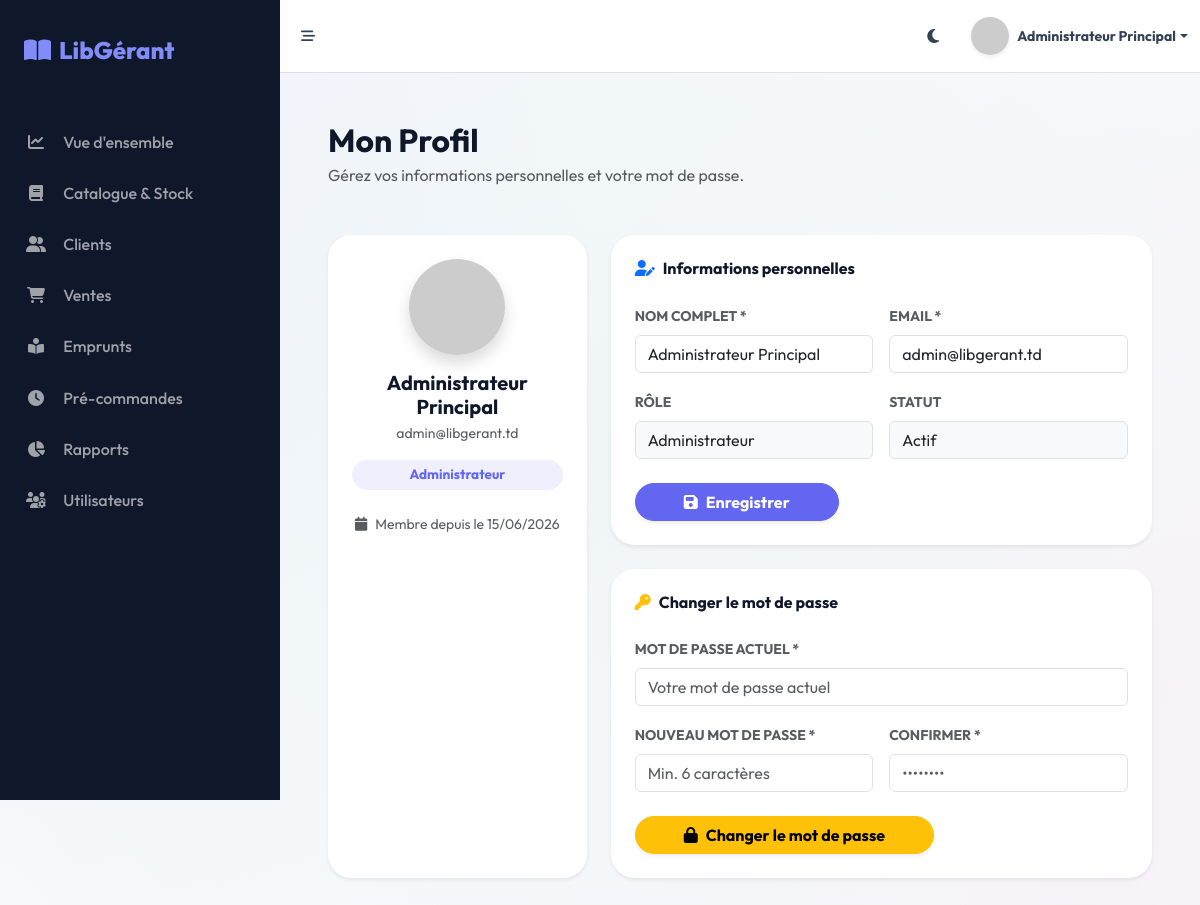
The app's page /pages/profil.php (signed in) with its own data.
### tables this page shows
CREATE TABLE IF NOT EXISTS `utilisateurs` (
  `id_utilisateur` INT AUTO_INCREMENT PRIMARY KEY,
  `nom_complet` VARCHAR(100) NOT NULL,
  `email` VARCHAR(100) NOT NULL UNIQUE,
  `mot_de_passe` VARCHAR(255) NOT NULL,
  `role` ENUM('admin', 'libraire', 'adherent') NOT NULL DEFAULT 'libraire',
  `statut` ENUM('actif', 'bloque') NOT NULL DEFAULT 'actif',
  `date_creation` TIMESTAMP DEFAULT CURRENT_TIMESTAMP
);

### pages/profil.php (the view, shortened to what this page needs)
<?php
require_once __DIR__ . '/../config/db.php';
$user_id = $_SESSION['user_id'];
$me = $pdo->prepare("SELECT * FROM utilisateurs WHERE id_utilisateur=:id");
$me->execute([':id' => $user_id]);
$user = $me->fetch();
$role_label = match($user['role']) {
    'admin'    => 'Administrateur',
    'libraire' => 'Libraire',
    default    => 'Adhérent',
};
require_once __DIR__ . '/../includes/head.php';
require_once __DIR__ . '/../includes/sidebar.php';
require_once __DIR__ . '/../includes/navbar.php';
?>
<div class="container-fluid py-5 px-lg-5">
    <div class="mb-5">
        <h1 class="h2 fw-bold mb-1" style="color:var(--text-heading)">Mon Profil</h1>
        <p class="text-muted mb-0">Gérez vos informations personnelles et votre mot de passe.</p>
    </div>
    <div class="row g-4">
        <div class="col-lg-4">
            <div class="card border-0 shadow-sm p-4 text-center h-100" style="border-radius:16px">
                <img src="https://ui-avatars.com/api/?name=<?= urlencode($user['nom_complet']) ?>&background=6366f1&color=fff&size=96"
                     class="rounded-circle shadow mx-auto mb-3" width="96" height="96" alt="Avatar">
                <h5 class="fw-bold mb-1" style="color:var(--text-heading)"><?= htmlspecialchars($user['nom_complet']) ?></h5>
                <p class="text-muted small mb-3"><?= htmlspecialchars($user['email']) ?></p>
                <span class="badge px-4 py-2 rounded-pill mb-2" style="background:rgba(99,102,241,.1);color:#6366f1;font-size:.85rem"><?= $role_label ?></span>
                <p class="text-muted small mt-3 mb-0"><i class="fas fa-calendar me-2"></i>Membre depuis le <?= date('d/m/Y', strtotime($user['date_creation'])) ?></p>
            </div>
        </div>
        <div class="col-lg-8">
            <div class="card border-0 shadow-sm p-4 mb-4" style="border-radius:16px">
                <h6 class="fw-bold mb-4" style="color:var(--text-heading)"><i class="fas fa-user-edit me-2 text-primary"></i>Informations personnelles</h6>
                <form method="POST" action="profil.php">
                    <div class="row g-3">
                        <div class="col-md-6">
                            <label class="form-label small fw-bold text-muted text-uppercase">Nom complet *</label>
                            <input type="text" name="nom_complet" class="form-control" value="<?= htmlspecialchars($user['nom_complet']) ?>" required>
                        </div>
                        <div class="col-md-6">
                            <label class="form-label small fw-bold text-muted text-uppercase">Email *</label>
                            <input type="email" name="email" class="form-control" value="<?= htmlspecialchars($user['email']) ?>" required>
                        </div>
                        <div class="col-md-6">
                            <label class="form-label small fw-bold text-muted text-uppercase">Rôle</label>
                            <input type="text" class="form-control bg-light" value="<?= $role_label ?>" disabled>
                        </div>
                        <div class="col-md-6">
                            <label class="form-label small fw-bold text-muted text-uppercase">Statut</label>
                            <input type="text" class="form-control bg-light" value="<?= ucfirst($user['statut']) ?>" disabled>
                        </div>
                    </div>
                    <div class="mt-4">
                        <button type="submit" class="btn btn-primary rounded-pill px-5 fw-bold shadow-sm">
                            <i class="fas fa-save me-2"></i>Enregistrer
                        </button>
                    </div>
                </form>
            </div>
            <div class="card border-0 shadow-sm p-4" style="border-radius:16px">
                <h6 class="fw-bold mb-4" style="color:var(--text-heading)"><i class="fas fa-key me-2 text-warning"></i>Changer le mot de passe</h6>
                <form method="POST" action="profil.php">
                    <div class="row g-3">
                        <div class="col-md-12">
                            <label class="form-label small fw-bold text-muted text-uppercase">Mot de passe actuel *</label>
                            <input type="password" name="ancien_mdp" class="form-control" required placeholder="Votre mot de passe actuel">
                        </div>
                        <div class="col-md-6">
                            <label class="form-label small fw-bold text-muted text-uppercase">Nouveau mot de passe *</label>
                            <input type="password" name="nouveau_mdp" id="newpw" class="form-control" required minlength="6" placeholder="Min. 6 caractères">
                        </div>
                        <div class="col-md-6">
                            <label class="form-label small fw-bold text-muted text-uppercase">Confirmer *</label>
                            <input type="password" name="confirm_mdp" id="confpw" class="form-control" required minlength="6" placeholder="••••••••">
                        </div>
                    </div>
                    <div class="mt-4">
                        <button type="submit" class="btn btn-warning rounded-pill px-5 fw-bold shadow-sm">
                            <i class="fas fa-lock me-2"></i>Changer le mot de passe
                        </button>
                    </div>
                </form>
            </div>
        </div>
    </div>
</div>
<?php
require_once __DIR__ . '/../includes/foot.php';
?>

### assets/css/style.css (style rules this page uses)
:root { --primary: #6366f1; --primary-light: #818cf8; --primary-dark: #4f46e5; --secondary: #ec4899; --accent: #10b981; --success: #22c55e; --warning: #f59e0b; --danger: #ef4444; --bg-body: #f8fafc; --bg-card: #ffffff; --bg-card-hover: #ffffff; --bg-glass: rgba(255,255,255,0.75); --bg-sidebar: #0f172a; --text-heading: #0f172a; --text-body: #334155; --text-muted: #64748b; --text-inverse: #f8fafc; --border-color: #e2e8f0; --border-glass: rgba(255,255,255,0.3); --shadow-sm: 0 1px 2px rgba(0,0,0,0.05); --shadow-md: 0 4px 6px -1px rgba(0,0,0,0.07), 0 2px 4px -2px rgba(0,0,0,0.05); --shadow-lg: 0 10px 25px -3px rgba(0,0,0,0.08), 0 4px 10px -4px rgba(0,0,0,0.04); --shadow-xl: 0 20px 50px -12px rgba(0,0,0,0.12); --shadow-glow: 0 0 30px rgba(99,102,241,0.15); --radius-sm: 8px; --radius-md: 16px; --radius-lg: 24px; --radius-xl: 32px; --radius-pill: 9999px; --transition: 0.35s cubic-bezier(0.4, 0, 0.2, 1); --transition-bounce: 0.5s cubic-bezier(0.34, 1.56, 0.64, 1); }
* { margin: 0; padding: 0; box-sizing: border-box; }
body { font-family: 'Outfit', -apple-system, BlinkMacSystemFont, sans-serif; background-color: var(--bg-body); color: var(--text-body); overflow-x: hidden; transition: background-color var(--transition), color var(--transition); }
h1, h2, h3, h4, h5, h6, .h1, .h2, .h3, .h4, .h5, .h6 { color: var(--text-heading); font-weight: 700; }
body::before { content: ""; position: fixed; top: 0; left: 0; width: 100%; height: 100%; z-index: -2; background: var(--bg-body); }
body::after { content: ""; position: fixed; top: -50%; left: -50%; width: 200%; height: 200%; z-index: -1; background: radial-gradient(circle at 15% 25%, rgba(99,102,241,0.06) 0%, transparent 45%), radial-gradient(circle at 85% 75%, rgba(236,72,153,0.05) 0%, transparent 45%), radial-gradient(circle at 50% 50%, rgba(16,185,129,0.03) 0%, transparent 50%); animation: meshFloat 25s ease-in-out infinite alternate; pointer-events: none; }
.card { background: var(--bg-card); border: 1px solid var(--border-color); border-radius: var(--radius-lg) !important; transition: all var(--transition); }
.btn-primary { background: var(--primary) !important; border-color: var(--primary) !important; font-weight: 600; }

### records on screen
utilisateurs: nom_complet "Administrateur Principal", email "admin@libgerant.td", role "Administrateur", date_creation "15/06/2026", statut "Actif"

### other values on screen
$label "Vue d'ensemble Catalogue & Stock Clients Ventes Emprunts Pré-commandes Rapports Utilisateurs"
$_SESSION['user_name'] "Administrateur Principal"
